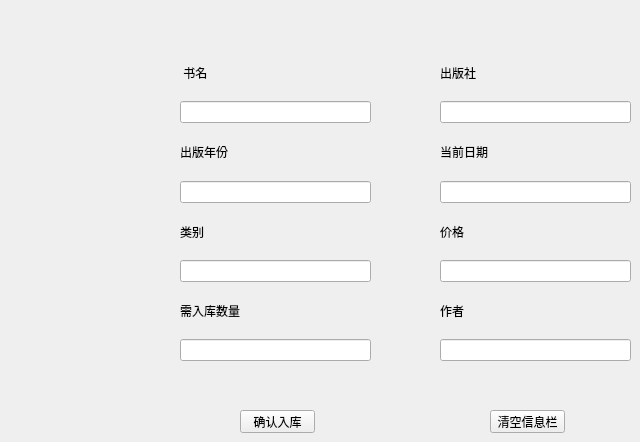
    <widget class="QWidget" name="tab">
     <attribute name="title">
      <string>单册入库</string>
     </attribute>
     <widget class="QWidget" name="verticalLayoutWidget">
      <property name="geometry">
       <rect>
        <x>180</x>
        <y>50</y>
        <width>191</width>
        <height>311</height>
       </rect>
      </property>
      <layout class="QVBoxLayout" name="verticalLayout">
       <item>
        <widget class="QLabel" name="label_13">
         <property name="text">
          <string> 书名</string>
         </property>
        </widget>
       </item>
       <item>
        <widget class="QLineEdit" name="book_name_in"/>
       </item>
       <item>
        <widget class="QLabel" name="label_12">
         <property name="text">
          <string>出版年份</string>
         </property>
        </widget>
       </item>
       <item>
        <widget class="QLineEdit" name="press_date_in"/>
       </item>
       <item>
        <widget class="QLabel" name="label_14">
         <property name="text">
          <string>类别</string>
         </property>
        </widget>
       </item>
       <item>
        <widget class="QLineEdit" name="book_type_in"/>
       </item>
       <item>
        <widget class="QLabel" name="label_11">
         <property name="text">
          <string>需入库数量</string>
         </property>
        </widget>
       </item>
       <item>
        <widget class="QLineEdit" name="book_number_in"/>
       </item>
      </layout>
     </widget>
     <widget class="QWidget" name="verticalLayoutWidget_2">
      <property name="geometry">
       <rect>
        <x>440</x>
        <y>50</y>
        <width>191</width>
        <height>311</height>
       </rect>
      </property>
      <layout class="QVBoxLayout" name="verticalLayout_2">
       <item>
        <widget class="QLabel" name="label_17">
         <property name="text">
          <string>出版社</string>
         </property>
        </widget>
       </item>
       <item>
        <widget class="QLineEdit" name="press_name_in"/>
       </item>
       <item>
        <widget class="QLabel" name="label_16">
         <property name="text">
          <string>当前日期</string>
         </property>
        </widget>
       </item>
       <item>
        <widget class="QLineEdit" name="cur_date_in"/>
       </item>
       <item>
        <widget class="QLabel" name="label_18">
         <property name="text">
          <string>价格</string>
         </property>
        </widget>
       </item>
       <item>
        <widget class="QLineEdit" name="price_in"/>
       </item>
       <item>
        <widget class="QLabel" name="label_15">
         <property name="text">
          <string>作者</string>
         </property>
        </widget>
       </item>
       <item>
        <widget class="QLineEdit" name="author_in"/>
       </item>
      </layout>
     </widget>
     <widget class="QPushButton" name="check_in_base">
      <property name="geometry">
       <rect>
        <x>240</x>
        <y>410</y>
        <width>75</width>
        <height>23</height>
       </rect>
      </property>
      <property name="text">
       <string>确认入库</string>
      </property>
     </widget>
     <widget class="QPushButton" name="empty_info_in">
      <property name="geometry">
       <rect>
        <x>490</x>
        <y>410</y>
        <width>75</width>
        <height>23</height>
       </rect>
      </property>
      <property name="text">
       <string>清空信息栏</string>
      </property>
     </widget>
    </widget>
